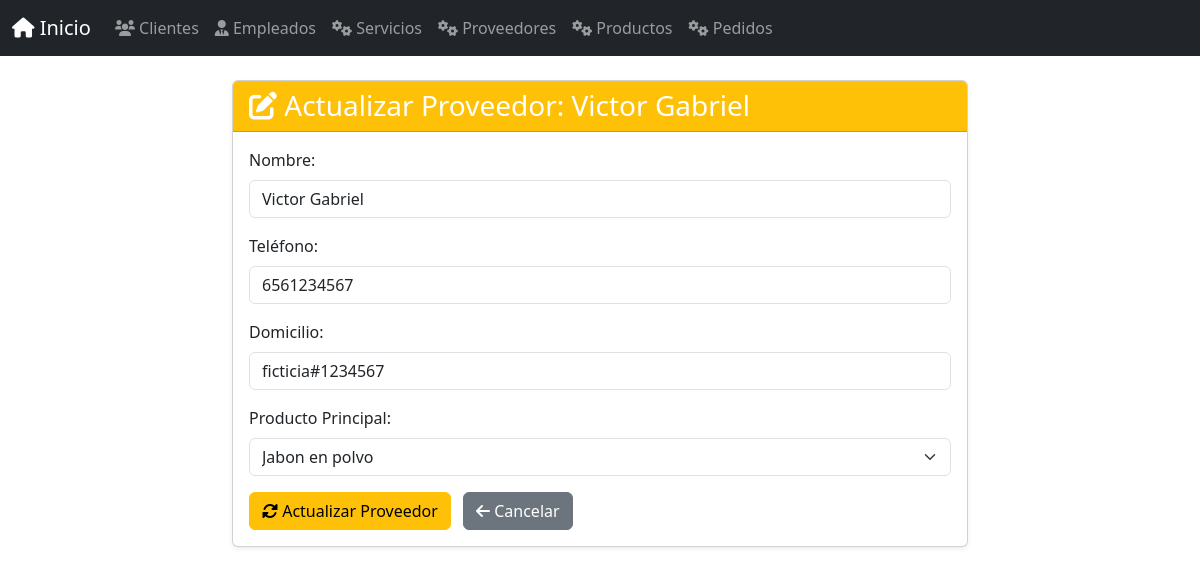
The page /proveedores/actualizar/2/ on the database its author committed.
### app_lavanderia/models.py (models this page shows, shortened)
class Proveedor(models.Model):
    id_prove = models.AutoField(primary_key=True)
    nombre = models.CharField(max_length=100)
    telefono = models.CharField(max_length=20, blank=True, null=True)
    domicilio = models.CharField(max_length=200, blank=True, null=True)
    producto_principal = models.ForeignKey('Producto', on_delete=models.SET_NULL, null=True, blank=True, related_name='proveedores_principales')
    class Meta:
        verbose_name = "Proveedor"
        verbose_name_plural = "Proveedores"

class Producto(models.Model):
    id_prd = models.AutoField(primary_key=True)
    nombre = models.CharField(max_length=100)
    unidad_medida = models.CharField(max_length=50)
    fecha_vencimiento = models.DateField(blank=True, null=True)
    precio = models.DecimalField(max_digits=10, decimal_places=2)
    fecha_llegada = models.DateField(auto_now_add=True)
    proveedor = models.ForeignKey(Proveedor, on_delete=models.SET_NULL, null=True, blank=True,
                                  related_name='productos_suministrados')
    class Meta:
        verbose_name = "Producto"
        verbose_name_plural = "Productos"

### app_lavanderia/views.py (the view, shortened to what this page needs)
# urls.py: path('proveedores/actualizar/<int:id_prove>/', views.actualizar_proveedor, name='actualizar_proveedor'),
def actualizar_proveedor(request, id_prove):
    proveedor = get_object_or_404(Proveedor, id_prove=id_prove)
    productos = Producto.objects.all()
    return render(request, 'proveedor/actualizar_proveedor.html', {'proveedor': proveedor, 'productos': productos})

### app_lavanderia/templates/proveedor/actualizar_proveedor.html (shortened to what this page needs)
{% extends 'base.html' %}
{% block content %}
<div class="row justify-content-center">
    <div class="col-md-8">
        <div class="card shadow-sm">
            <div class="card-header bg-warning text-white">
                <h3 class="mb-0"><i class="fas fa-edit"></i> Actualizar Proveedor: {{ proveedor.nombre }}</h3>
            </div>
            <div class="card-body">
                <form method="post">
                    <div class="mb-3">
                        <label for="nombre" class="form-label">Nombre:</label>
                        <input type="text" class="form-control" id="nombre" name="nombre" value="{{ proveedor.nombre }}" required>
                    </div>
                    <div class="mb-3">
                        <label for="telefono" class="form-label">Teléfono:</label>
                        <input type="text" class="form-control" id="telefono" name="telefono" value="{{ proveedor.telefono }}" required>
                    </div>
                    <div class="mb-3">
                        <label for="domicilio" class="form-label">Domicilio:</label>
                        <input type="text" class="form-control" id="domicilio" name="domicilio" value="{{ proveedor.domicilio }}" required>
                    </div>
                    <div class="mb-3">
                        <label for="id_prd2" class="form-label">Producto Principal:</label>
                        <select class="form-select" id="id_prd2" name="id_prd2">
                            {% for producto in productos %}
                                <option value="{{ producto.id_prd }}" {% if proveedor.producto_principal == producto %}selected{% endif %}>
                                    {{ producto.nombre }}
                                </option>
                            {% endfor %}
                        </select>
                    </div>
                    <button type="submit" class="btn btn-warning"><i class="fas fa-sync-alt"></i> Actualizar Proveedor</button>
                    <a href="{% url 'ver_proveedores' %}" class="btn btn-secondary ms-2"><i class="fas fa-arrow-left"></i> Cancelar</a>
                </form>
            </div>
        </div>
    </div>
</div>
{% endblock %}

### rows shown on the page
Proveedor: nombre "Victor Gabriel", telefono "6561234567", domicilio "ficticia#1234567", id_prd2 "Jabon en polvo"
